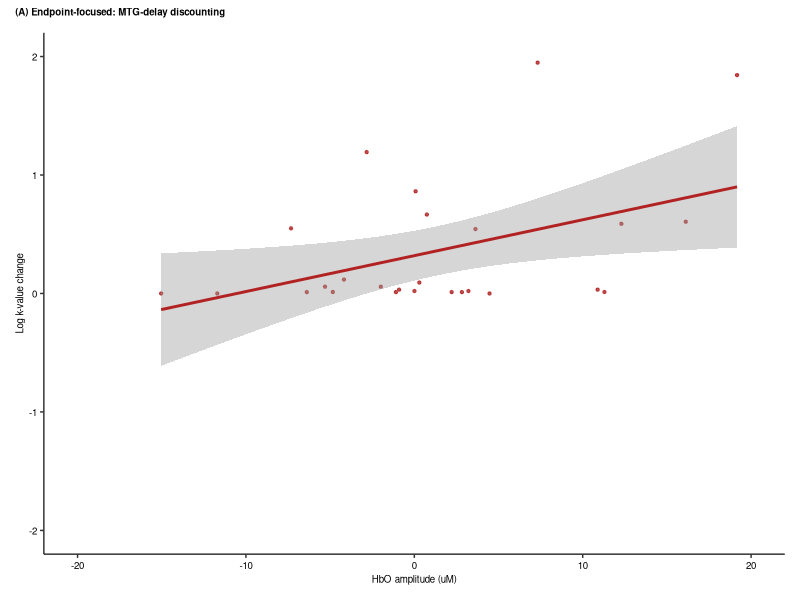
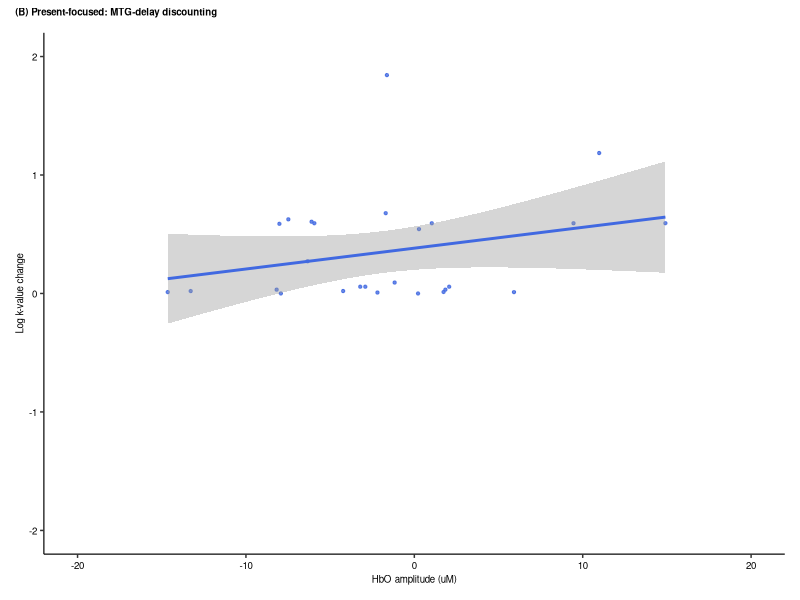

Source code (R) for these figures, in order:
# Episodic thinking: endpoint-focused vs. present-focused
# Correlation analysis between HbO and delay discounting change
# This script requires one file: "correlation_rawdata.xlsx"
# Programmed by Feng XIAO (updated on 2025.11.7)
############################################################################################################

### Preparation
## Load required packages for analysis
package_list <- c('car','tidyr','dplyr','readxl','effsize','e1071','lmtest','mediation',
                  'ggplot2','patchwork')
lapply(package_list, require, character.only = TRUE)
setwd(dirname(rstudioapi::getActiveDocumentContext()$path))

### Data input
rd_endpoint <- read_excel('correlation_rawdata.xlsx', sheet = 'CH22_endpoint', na = "---")
rd_present <- read_excel('correlation_rawdata.xlsx', sheet = 'CH22_present', na = "---")

rd_endpoint <- rd_endpoint %>% 
  rename(HbO = `HbO amplitude`, Logk = `Log k change abs`)
rd_present <- rd_present %>% 
  rename(HbO = `HbO amplitude`, Logk = `Log k change abs`)

### Endpoint-focused
cor.test(rd_endpoint$HbO, rd_endpoint$Logk, method = "pearson") #r=0.44, p=.025
plot_endpoint <- ggplot(rd_endpoint, aes(x = HbO, y = Logk)) +
  geom_point(color = "#B22222", size = 0.8, alpha = 0.8) +               
  geom_smooth(method = "lm", color = "#B22222", se = TRUE, linewidth = 1) +  
  labs(title = NULL,
       x = "HbO amplitude (uM)", y = "Log k-value change") +
  xlim(-20,20)+
  ylim(-2,2)+
  ggtitle(NULL) +
  theme(
    axis.line = element_line(colour = "black", size = 0.4),
    axis.title = element_text(size = 7, color = "black"),
    axis.text = element_text(size = 7, color = "black"),
    panel.background = element_rect(fill = "transparent"),
    legend.position = 'none'
  ) +
  plot_layout(nrow = 1) +
  plot_annotation(title = '(A) Endpoint-focused: MTG-delay discounting',
                  theme = theme(plot.title = element_text(size = 7, color = 'black',
                                                          face = 'bold')))
ggsave("MTG-k_endpoint.pdf", plot = plot_endpoint, width = 2.5, height = 2.5)

### Present-focused
cor.test(rd_present$HbO, rd_present$Logk, method = "pearson") #r=0.27, p=.177
plot_present <- ggplot(rd_present, aes(x = HbO, y = Logk)) +
  geom_point(color = "#4169E1", size = 0.8, alpha = 0.8) +               
  geom_smooth(method = "lm", color = "#4169E1", se = TRUE, linewidth = 1) +  
  labs(title = NULL,
       x = "HbO amplitude (uM)", y = "Log k-value change") +
  xlim(-20,20)+
  ylim(-2,2)+
  ggtitle(NULL) +
  theme(
    axis.line = element_line(colour = "black", size = 0.4),
    axis.title = element_text(size = 7, color = "black"),
    axis.text = element_text(size = 7, color = "black"),
    panel.background = element_rect(fill = "transparent"),
    legend.position = 'none'
  ) +
  plot_layout(nrow = 1) +
  plot_annotation(title = '(B) Present-focused: MTG-delay discounting',
                  theme = theme(plot.title = element_text(size = 7, color = 'black',
                                                          face = 'bold')))
ggsave("MTG-k_present.pdf", plot = plot_present, width = 2.5, height = 2.5)
